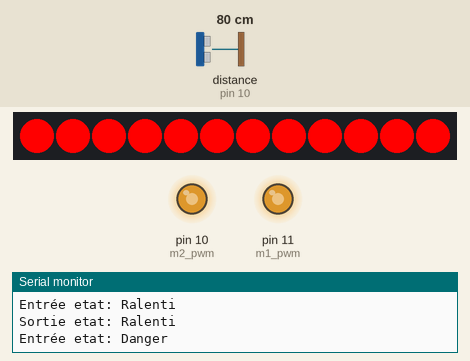
Simulated run of this sketch. Board: Arduino Mega 2560, built with avr-gcc and run on an emulated ATmega2560. Parts: 12 RGB LEDs in strip order, left to right, output pins drawn as LEDs (lit = HIGH), the last lines printed to the serial monitor. The inputs (shaded band) are chosen by the test bench; at power-on: distance to the obstacle (sensor on pin 10) 80 cm.

Above: at 1.2 s.
1.3 s: distance to the obstacle (sensor on pin 10) set to 76 cm
At 3.9 s:
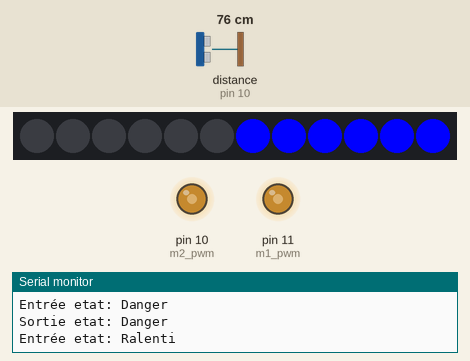
4.3 s: distance to the obstacle (sensor on pin 10) set to 120 cm
At 5.0 s:
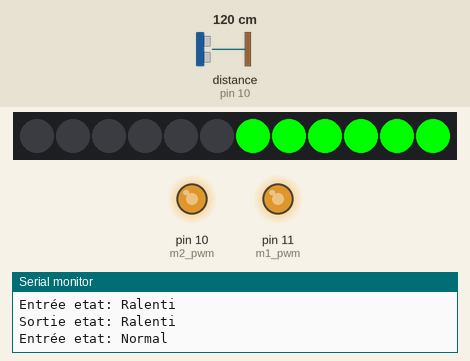
6.0 s: distance to the obstacle (sensor on pin 10) set to 60 cm
At 7.2 s:
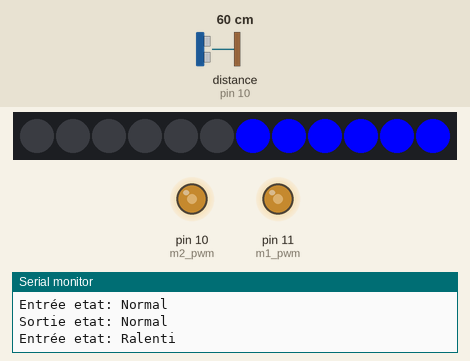
7.5 s: distance to the obstacle (sensor on pin 10) set to 44 cm
9.0 s: distance to the obstacle (sensor on pin 10) set to 39 cm
At 11.7 s:
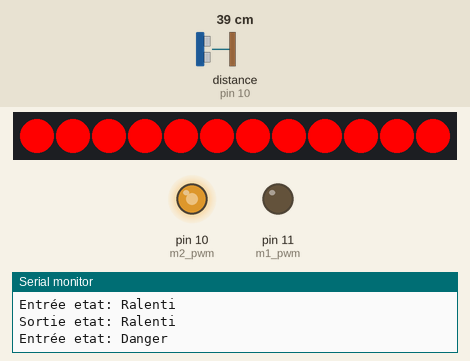
Timing chart, 0 to 13.0 s (numbered marks = the images above; inputs shaded):
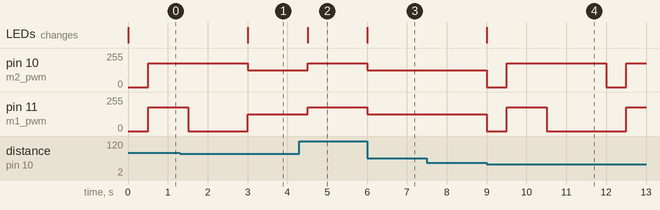

The sketch:

labo_02.ino
```cpp
#include <MeAuriga.h>
MeUltrasonicSensor ultraSensor(PORT_10);

#define ALL_LEDS 0
#define LEDNUM  12 // Auriga on-board light ring has 12 LEDs
#define LED_PIN 44

// on-board LED ring, at PORT0 (onboard)
MeRGBLed led( 0, LEDNUM );

int distance;
unsigned long currentTime;

int red;
int green;
int blue;

const int lastValue = 400;

const int maxVitesse = 255;
float vitesse;

const int m1_pwm = 11;
const int m1_in1 = 48;
const int m1_in2 = 49;

const int m2_pwm = 10;
const int m2_in1 = 47; // M1 ENB
const int m2_in2 = 46; // M1 ENA

const int minLed = 6;
const int maxLed = 12;

const float propNormal = 0.7;
const float propRalenti = 0.5;

const int maxDanger = 40;
const int maxRalentir = 80;

enum State {NORMAL, RALENTI, DANGER, RONDE};
enum StateDanger {ARRET, RECUL, PIVOT};

State state = NORMAL;
StateDanger stateDanger = ARRET;

int retournerDistance(unsigned long ct){

  static unsigned long lastTime = 0;
  static int lastDistance = 0;
  const int delay = 250;

  if (ct - lastTime < delay) return lastDistance;

  lastTime = ct;

  int localDistance = ultraSensor.distanceCm();

  lastDistance = localDistance;

  return localDistance;
}

void normalState(unsigned long ct){

  static unsigned long enterRonde;
  static bool firstTime = 1;
  static unsigned long lastTime = 0;
  const int countTime = 5000;

  if(firstTime){
    Serial.println("Entrée etat: Normal");
    firstTime = 0;

    enterRonde = ct + countTime;

    //Allumer les Leds
    red = 0;
    green = 255;
    blue = 0;

    onLeds();

    // Moteur
    vitesse = propNormal * maxVitesse;
    digitalWrite(m1_in2, LOW);
    digitalWrite(m1_in1, HIGH);
    analogWrite(m1_pwm, vitesse);

    digitalWrite(m2_in2, LOW);
    digitalWrite(m2_in1, HIGH);
    analogWrite(m2_pwm, vitesse);
  }

  bool transitionRonde = ct > enterRonde;

  if(transitionRonde){
    state = RONDE;
    firstTime = 1;

    Serial.println("Sortie etat: Normal");
    return;
  }

  bool transition = distance < maxRalentir;

  if(transition){

    state = RALENTI;
    firstTime = 1;

    Serial.println("Sortie etat: Normal");
  }


}

void ralentiState(unsigned long ct){

  static bool firstTime = 1;
  static unsigned long lastTime = 0;

  if(firstTime){
    Serial.println("Entrée etat: Ralenti");
    firstTime = 0;

    //Allumer les Leds
    red = 0;
    green = 0;
    blue = 255;

    onLeds();

    //Moteur
    vitesse = propRalenti * maxVitesse;

    digitalWrite(m1_in2, LOW);
    digitalWrite(m1_in1, HIGH);
    analogWrite(m1_pwm, vitesse);

    digitalWrite(m2_in2, LOW);
    digitalWrite(m2_in1, HIGH);
    analogWrite(m2_pwm, vitesse);
  }

  bool transitionDanger = distance < maxDanger;

  if(transitionDanger){

    state = DANGER;
    firstTime = 1;

    Serial.println("Sortie etat: Ralenti");
    return;
  }


  bool transitionNormal = distance >= maxRalentir;

  if(transitionNormal){

    state = NORMAL;
    firstTime = 1;

    Serial.println("Sortie etat: Ralenti");
    return;
  }

}

void dangerState(unsigned long ct){

  static bool firstTime = 1;
  static unsigned long lastTime = 0;

  if(firstTime){
    Serial.println("Entrée etat: Danger");
    firstTime = 0;

    vitesse = propNormal * maxVitesse;

    red = 255;
    green = 0;
    blue = 0;

    led.setColor(red, green, blue);
    led.show();

    digitalWrite(m1_in2, HIGH);
    digitalWrite(m1_in1, LOW);

    digitalWrite(m2_in2, HIGH);
    digitalWrite(m2_in1, LOW);
  }

  if(stateDanger == ARRET){
    arretState(ct);
    return;
  }

  if(stateDanger == RECUL){
    reculState(ct);
    return;
  }

  if(stateDanger == PIVOT){
    pivotState(ct);
    if(stateDanger != ARRET) return;
  }


  bool transitionRalentir = distance >= maxDanger && distance < maxRalentir;

  if(transitionRalentir){

    state = RALENTI;
    firstTime = 1;

    Serial.println("Sortie etat: Danger");
    return;
  }

  bool transitionNormal = distance >= maxRalentir;

  if(transitionNormal){

    state = NORMAL;
    firstTime = 1;

    Serial.println("Sortie etat: Danger");
  }

}

void arretState(unsigned long ct){
  static unsigned long exitTime;
  const int rate = 500;
  static bool firstTime = 1;


  if(firstTime){
    analogWrite(m1_pwm, 0);
    analogWrite(m2_pwm, 0);

    exitTime = ct + rate;
    firstTime = 0;
  }

  bool transition = ct > exitTime;

  if (transition){
    stateDanger = RECUL;
    firstTime = 1;
  }
}

void reculState(unsigned long ct){
  static unsigned long exitTime;
  const int rate = 1000;
  static bool firstTime = 1;

  if(firstTime){
    analogWrite(m1_pwm, vitesse);
    analogWrite(m2_pwm, vitesse);

    exitTime = ct + rate;
    firstTime = 0;
  }

  bool transition = ct > exitTime;

  if (transition){
    stateDanger = PIVOT;
    firstTime = 1;
  }
}

void pivotState(unsigned long ct){
  static unsigned long exitTime;
  const int rate = 1500;
  static bool firstTime = 1;

  if(firstTime){
    analogWrite(m1_pwm, 0);
    analogWrite(m2_pwm, vitesse);

    exitTime = ct + rate;
    firstTime = 0;
  }

  bool transition = ct > exitTime;

  if (transition){
    stateDanger = ARRET;
    firstTime = 1;
  }
}

void rondeState(unsigned long ct){

  static unsigned long exitTime;
  const int rate = 2000;
  static bool firstTime = 1;

  if(firstTime){
    Serial.println("Entré etat: Ronde");

    red = 0;
    green = 255;
    blue = 0;

    exitTime = ct + rate;
    firstTime = 0;
  }

  clignoteTask(ct);

  bool transition = ct > exitTime;

  if (transition){
    state = NORMAL;
    stateDanger = ARRET;
    firstTime = 1;
    Serial.println("Sortie etat: Ronde");
  }

}

void clignoteTask(unsigned long ct){

  static unsigned long lastTime = 0;
  static bool onOff = 1;
  const int rate = 125;

  if(ct - lastTime < rate) return;

  lastTime = ct;

  if(onOff)
    led.setColor(red, green, blue );
  else
    led.setColor(0, 0, 0);

  led.show();

  onOff = !onOff;

}

void onLeds(){

  led.setColor(0, 0, 0);

  for(int i = minLed; i < maxLed; i++){
    led.setColorAt(i, red, green, blue);
  }

  led.show();
}

void manageState(unsigned long ct){

  switch(state){
    case NORMAL:
      normalState(ct);
      break;

    case RALENTI:
      ralentiState(ct);
      break;

    case DANGER:
      dangerState(ct);
      break;

    case RONDE:
      rondeState(ct);
      break;
  }

}

void manageDanger(unsigned long ct){

  switch(stateDanger){
    case ARRET:
      arretState(ct);
      break;

    case RECUL:
      reculState(ct);
      break;

    case PIVOT:
      pivotState(ct);
      break;
  }

}

void setup() {

  Serial.begin(115200);
  led.setpin( LED_PIN );

}

void loop() {

  currentTime = millis();

  distance = retournerDistance(currentTime);

  manageState(currentTime);

}
```

Measured:
- the behaviour switches between 80 and 79 cm on distance to the obstacle (sensor on pin 10) (found by bisection; images 0 and 1)
- the behaviour switches between 40 and 39 cm on distance to the obstacle (sensor on pin 10) (found by bisection; images 3 and 4)
- after the input at 1.3 s, pin 10 (m2_pwm): 178/255 → 127/255 after 1.7 s; the LEDs: change after 1.7 s (image 1)
- after the input at 4.3 s, pin 10 (m2_pwm), pin 11 (m1_pwm): 127/255 → 178/255 after 0.21 s; the LEDs: change after 0.21 s (image 2)
- after the input at 6.0 s, pin 10 (m2_pwm), pin 11 (m1_pwm): 178/255 → 127/255 at once; the LEDs: change at once (image 3)
- after the input at 7.5 s, every drawn part: stays the same
- after the input at 9.0 s, pin 10 (m2_pwm): alternates 178/255 for 2.5 s and 0/255 for 0.50 s, starting at once; pin 11 (m1_pwm): 127/255 → 0/255 at once, → 178/255 0.50 s later, → 0/255 1.0 s later, → 178/255 2.0 s later; the LEDs: change at once (image 4)
